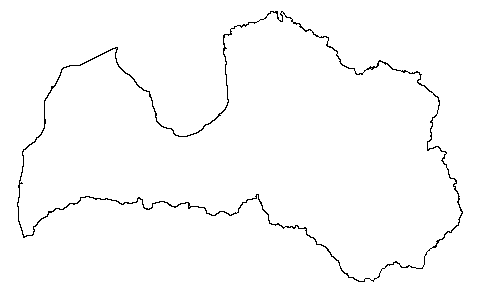
#> input picture LVA.png, 480 x 293 px
$ python image.py
#> lines starting #> are read from the running program, lines starting #| are printed output that depends on the picture; long printed decimals are rounded
import matplotlib.pyplot as plt
import matplotlib.image as img
import matplotlib.patches as patches
import numpy as np
from numpy.polynomial import Polynomial

def contains_border(x, y, l):
    for i in range(x, x+l):
        for j in range(y, y+l):
            if(im_data[j][i][0] != 1):
                return True

def draw_squares(height, width, size, plot = False):
    n_x = int(width/size)
    n_y = int(height/size)
    N = 0
    x_start = int((width - n_x*size)/2)
    y_start = int((height - n_y*size)/2)
    for i in range(n_x):
        for j in range(n_y):
            if(contains_border(x_start + i*size, y_start + j*size, size)):
                N += 1
                if(plot):
                    rect = patches.Rectangle((x_start + i*size, y_start + j*size),size,size,linewidth=1,edgecolor='r',facecolor='none')
                    ax.add_patch(rect)

    return N

image_name = 'LVA.png'
im_data=img.imread(image_name)
#> im_data is the input picture: shape (293, 480, 4) float32; mean R, G, B, A 0.985, 0.985, 0.985, 1


# [9 lines of commented-out code are left out]

size = []
num = []

for side_length in range (50, 5, -5):
    num.append(draw_squares(np.shape(im_data)[0], np.shape(im_data)[1], side_length))
    size.append(side_length)
#> after the loop, num = [30, 33, 42, 47, 56, 72, 91, 126, 188]; size = [50, 45, 40, 35, 30, 25, 20, 15, 10]

x = np.log(size)
y = np.log(num)
coefs, cov = np.polyfit(x, y, 1, cov = True)
print(coefs)
#| [-1.151  7.937 ]
print(cov)
#| [[ 0.0007478 -0.002458]
#|  [-0.002458  0.008274]]
f = np.poly1d(coefs)
x_new = np.linspace(x[0], x[-1], 50)
y_new = f(x_new)
plt.plot(x, y, 'ro',label = 'novērotie punkti')
plt.plot(x_new, y_new, '--', label = 'lineārās regresijas līkne')
plt.xlabel("ln(L[px])")
plt.ylabel("ln(N)")
plt.legend()
plt.show()
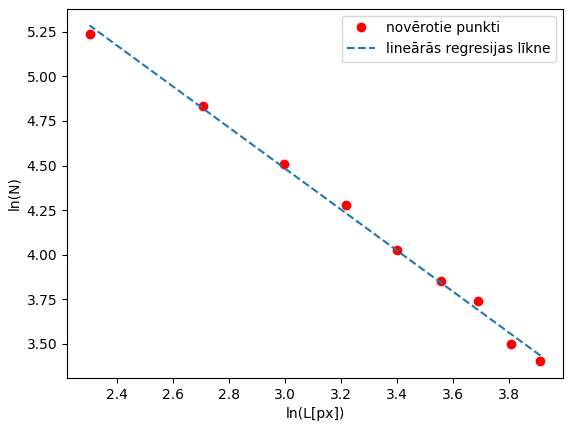
#> figure drawn by matplotlib, 1 panel
